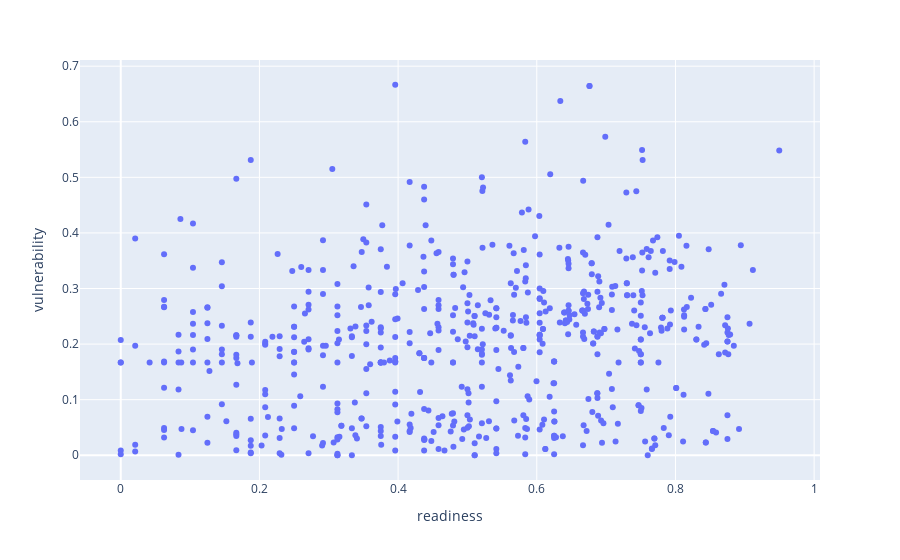

Notebook code for this chart:
### Code cell
import plotly.express as px
df = new.copy()
df['readiness']=a
df['vulnerability']=b
fig = px.scatter(df, x="readiness", y="vulnerability",

                 hover_data=['Organization'])


fig.show()

### Figure 1 — Plotly figure (JSON) as saved in the notebook; plotly's stock layout.template omitted (floating-point values rounded to 4 significant figures; data arrays with more than 128 entries replaced by an {"elided": "..."} marker saying what was removed)
{"data": [{"customdata": {"elided": "615x1 str values"}, "hovertemplate": "readiness=%{x}<br>vulnerability=%{y}<br>Organization=%{customdata[0]}<extra></extra>", "legendgroup": "", "marker": {"color": "#636efa", "symbol": "circle"}, "mode": "markers", "name": "", "orientation": "v", "showlegend": false, "type": "scatter", "x": {"elided": "615 float values"}, "xaxis": "x", "y": {"elided": "615 float values"}, "yaxis": "y"}], "layout": {"legend": {"tracegroupgap": 0}, "margin": {"t": 60}, "xaxis": {"anchor": "y", "domain": [0, 1], "title": {"text": "readiness"}}, "yaxis": {"anchor": "x", "domain": [0, 1], "title": {"text": "vulnerability"}}}}
